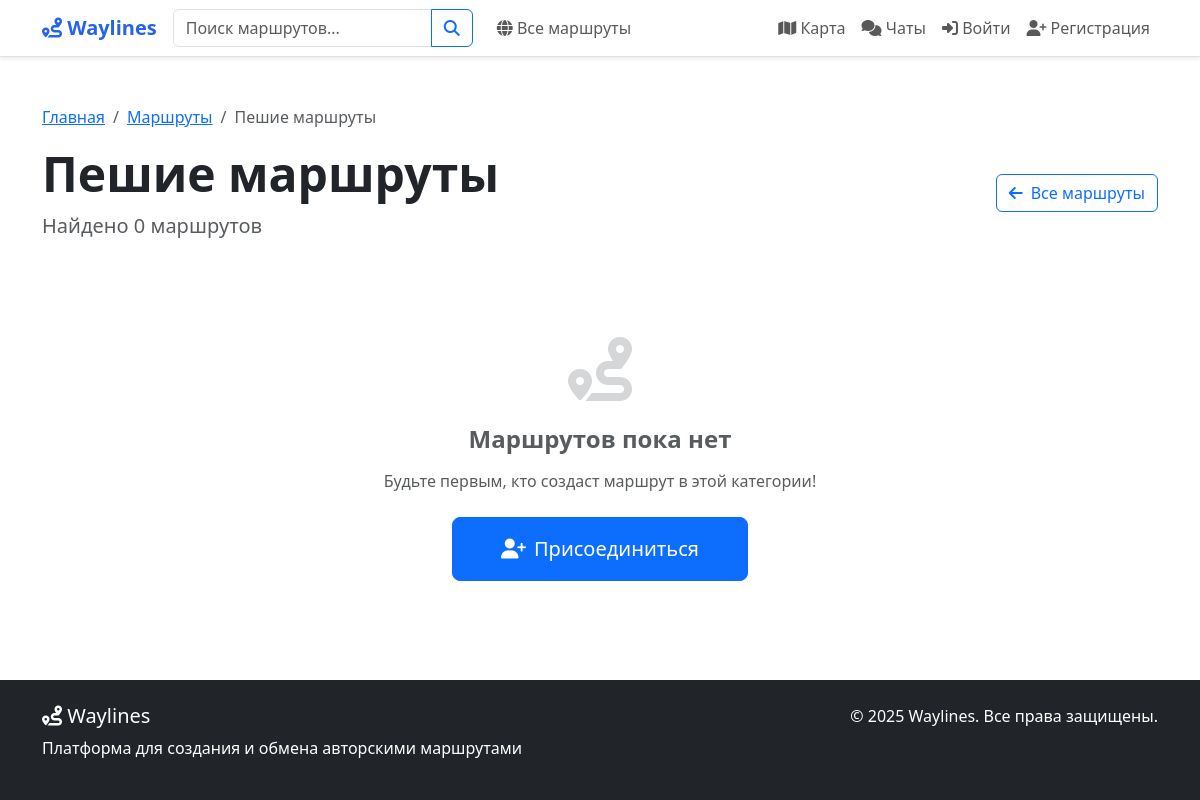
Before: /routes/routes/walking/ with the older database file.
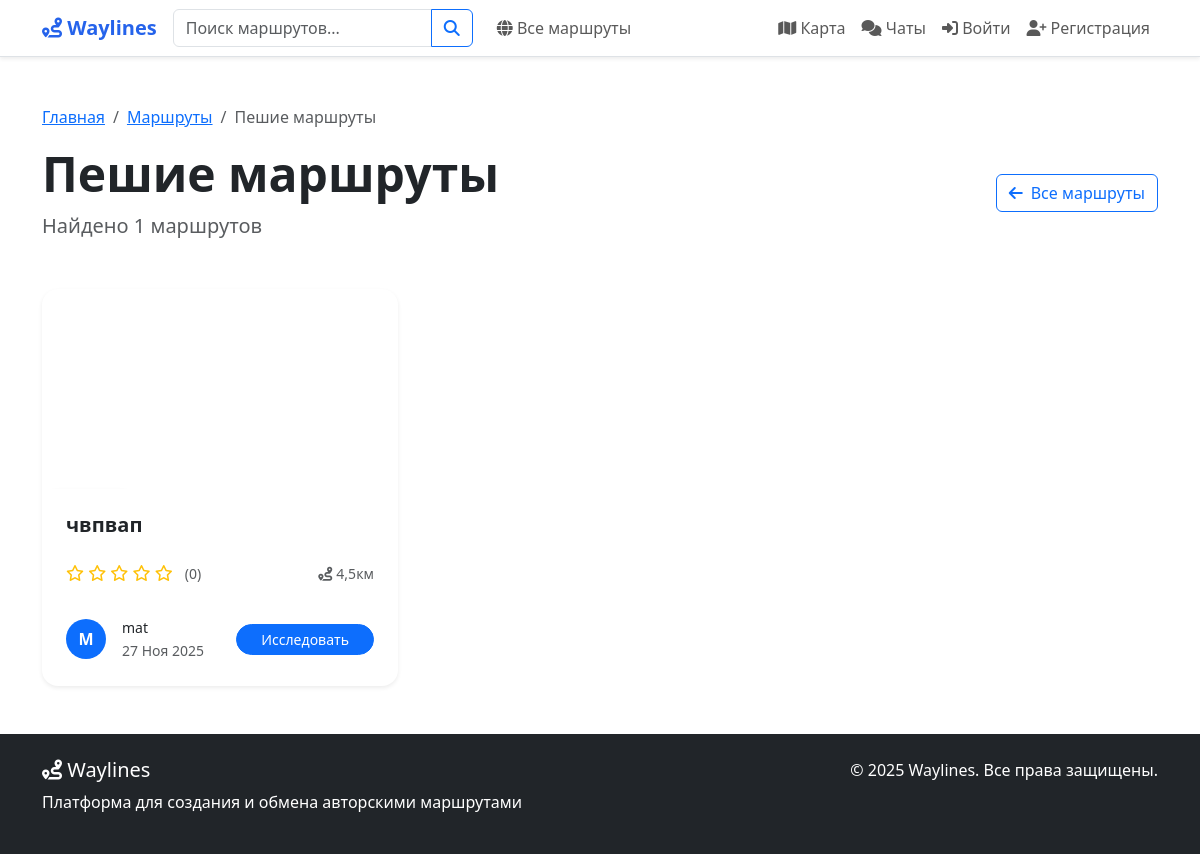
After: the same page with the newer database file.
### routes/models.py (models this page shows, shortened)
class Route(models.Model):
    PRIVACY_CHOICES = [
        ("public", "Публичный"),
        ("private", "Приватный"),
        ("link", "По ссылке"),
        ("personal", "Персональный"),
    ]
    ROUTE_TYPE_CHOICES = [
        ("driving", "Автомобильный"),
        ("walking", "Пеший"),
        ("cycling", "Велосипедный"),
        ("mixed", "Смешанный"),
    ]
    MOOD_CHOICES = [
        ("calm", "Спокойный"),
        ("active", "Активный"),
        ("extreme", "Экстремальный"),
        ("romantic", "Романтический"),
        ("family", "Семейный"),
        ("adventure", "Приключенческий"),
    ]
    THEME_CHOICES = [
        ("historical", "Исторический"),
        ("nature", "Природный"),
        ("urban", "Городской"),
        ("cultural", "Культурный"),
        ("gastronomic", "Гастрономический"),
        ("religious", "Религиозный"),
        ("architectural", "Архитектурный"),
    ]
    author = models.ForeignKey(
        User,
        on_delete=models.CASCADE,
        related_name="routes",
        verbose_name="Автор",
    )
    name = models.CharField("Название", max_length=200)
    description = models.TextField("Описание", blank=True)
    short_description = models.TextField(
        "Краткое описание", max_length=300, blank=True
    )
    privacy = models.CharField(
        "Приватность", max_length=20, choices=PRIVACY_CHOICES, default="public"
    )
    route_type = models.CharField(
        "Тип маршрута",
        max_length=20,
        choices=ROUTE_TYPE_CHOICES,
        default="walking",
    )
    mood = models.CharField(
        "Настроение", max_length=20, choices=MOOD_CHOICES, blank=True
    )
    theme = models.CharField(
        "Тема", max_length=20, choices=THEME_CHOICES, blank=True
    )
    duration_minutes = models.IntegerField(
        "Продолжительность (минут)", default=0
    )
    country = models.CharField(max_length=100, blank=True, null=True, verbose_name="Страна")
    total_distance = models.FloatField("Общее расстояние (км)", default=0)
    is_active = models.BooleanField("Актуален", default=True)
    has_audio_guide = models.BooleanField("Есть аудиогид", default=False)
    is_elderly_friendly = models.BooleanField("Для пожилых", default=False)
    shared_with = models.ManyToManyField(
        User,
        related_name="shared_routes",
        blank=True,
        verbose_name="Доступно для",
    )
    created_at = models.DateTimeField("Создан", auto_now_add=True)
    updated_at = models.DateTimeField("Обновлён", auto_now=True)
    last_status_update = models.DateTimeField(
        "Последнее обновление статуса", auto_now=True
    )
    class Meta:
        verbose_name = "Маршрут"
        verbose_name_plural = "Маршруты"
        ordering = ["-created_at"]
    def get_average_rating(self):
        ratings = self.ratings.all()
        if ratings:
            return sum(r.rating for r in ratings) / len(ratings)
        return 0

### routes/views.py (the view)
# urls.py: path("routes/walking/", views.walking_routes, name="walking_routes"),
def walking_routes(request):
    routes = Route.objects.filter(route_type='walking', is_active=True)
    context = {
        'routes': routes,
        'page_title': 'Пешие маршруты',
        'route_type': 'walking',
        'total_count': routes.count()
    }
    return render(request, 'routes/filtered_routes.html', context)

### users/context_processors.py (called while the page is built, shortened)
def navbar_context(request):
    context = {}
    return context

### templates/routes/filtered_routes.html (shortened to what the changed rows need)
{% extends 'base.html' %}
{% load static %}
{% block content %}
<div class="container py-5">
    <div class="row mb-5">
        <div class="col-12">
            <div class="d-flex justify-content-between align-items-center">
                <div>
                    <h1 class="display-5 fw-bold mb-2">{{ page_title }}</h1>
                    <p class="lead text-muted mb-0">Найдено {{ total_count }} маршрутов</p>
                </div>
            </div>
        </div>
    </div>
    <div class="row g-4">
        {% for route in routes %}
        <div class="col-xl-4 col-lg-6">
            <div class="card route-card h-100 border-0 shadow-sm hover-lift rounded-4">
                <div class="card-image position-relative overflow-hidden rounded-top-4">
                    {% if route.photos.first and route.photos.first.image %}
                    <img src="{{ route.photos.first.image.url }}" class="card-img-top route-image" alt="{{ route.name }}" style="height: 200px; object-fit: cover;">
                    {% else %}
                    <div class="card-img-top route-image bg-gradient-nature d-flex align-items-center justify-content-center" style="height: 200px;">
                        <i class="fas fa-route fa-3x text-white opacity-70"></i>
                    </div>
                    {% endif %}
                </div>
                <div class="card-body d-flex flex-column p-4">
                    <h5 class="card-title fw-bold mb-2 text-dark">{{ route.name }}</h5>
                    <div class="route-meta mb-3">
                        <div class="d-flex justify-content-between align-items-center">
                            <div class="rating-section">
                                <span class="rating-stars text-warning me-2">
                                    {% with rating=route.get_average_rating %}
                                    {% for i in "12345" %}
                                        {% if forloop.counter <= rating %}
                                        <i class="fas fa-star"></i>
                                        {% else %}
                                        <i class="far fa-star"></i>
                                        {% endif %}
                                    {% endfor %}
                                    {% endwith %}
                                </span>
                                <small class="text-muted">({{ route.ratings.count }})</small>
                            </div>
                            <div class="route-length">
                                <small class="text-muted">
                                    <i class="fas fa-route me-1"></i>{{ route.total_distance|floatformat:1 }}км
                                </small>
                            </div>
                        </div>
                    </div>
                    <div class="card-footer bg-transparent border-0 px-0 pb-0 pt-3 mt-auto">
                        <div class="d-flex justify-content-between align-items-center">
                            <div class="d-flex align-items-center">
                                <div class="avatar-sm me-3">
                                    <div class="bg-primary rounded-circle d-flex align-items-center justify-content-center text-white fw-bold" style="width: 40px; height: 40px;">
                                        {{ route.author.username|first|upper }}
                                    </div>
                                </div>
                                <div>
                                    <div class="fw-medium small text-dark">{{ route.author.username }}</div>
                                    <small class="text-muted">{{ route.created_at|date:"d M Y" }}</small>
                                </div>
                            </div>
                            <a href="{% url 'route_detail' route.id %}" class="btn btn-primary btn-sm rounded-pill px-4 hover-scale">
                                Исследовать
                            </a>
                        </div>
                    </div>
                </div>
            </div>
        </div>
        {% empty %}
        <div class="col-12">
            <div class="text-center text-muted py-5">
                <i class="fas fa-route fa-4x mb-4 opacity-25"></i>
                <h4 class="fw-bold mb-3">Маршрутов пока нет</h4>
                <p class="mb-4">Будьте первым, кто создаст маршрут в этой категории!</p>
                {% if user.is_authenticated %}
                <a href="{% url 'create_route' %}" class="btn btn-primary btn-lg rounded-3 px-5 py-3">
                    <i class="fas fa-plus me-2"></i>Создать маршрут
                </a>
                {% else %}
                <a href="{% url 'register' %}" class="btn btn-primary btn-lg rounded-3 px-5 py-3">
                    <i class="fas fa-user-plus me-2"></i>Присоединиться
                </a>
                {% endif %}
            </div>
        </div>
        {% endfor %}
    </div>
</div>
{% endblock %}

Changed rows visible on the page:
added Route: name "чвпвап", ratings.count "0", total_distance "4,5", author.username|first "M", author.username "mat", created_at "27 Ноя 2025"
Other visible differences:
{{ total_count }}: "0" → "1"
text no longer shown: "Маршрутов пока нет Будьте первым, кто создаст маршрут в этой категории! Присоединиться"
